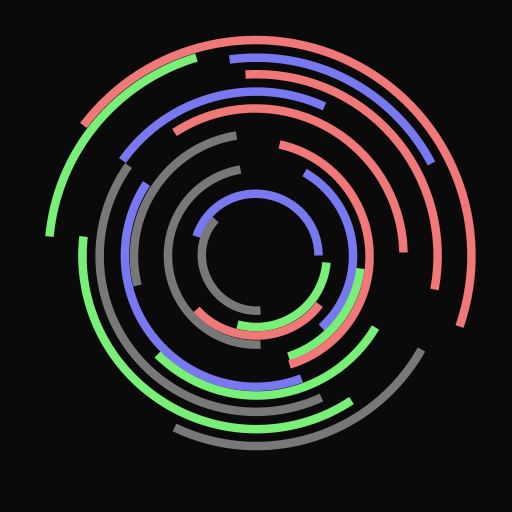
Frame 1 (no input)
Frame 60 (the mouse pressed at the canvas centre just before this capture): identical to frame 1, image omitted
Frame 120 (the mouse held since frame 60 and released just before this capture): identical to frame 1, image omitted

The Processing sketch that drew this single still picture (run headless with seeded random() and noise(); from frame 60 on, the mouse is pressed at the canvas centre):

// Processing sketch: sketch07
// ── sketch07.pde
color black = color(10, 10, 10);
color white = color(255);
color blackGray = color(30, 30, 30);
color whiteGray = color(120, 120, 120);
color pink = color(240, 120, 120);
color blue = color(120, 120, 240);
color green = color(120, 240, 120);

ArcCircle ac;

void setup(){
  size(512, 512);
  background(255);
  smooth();
  color cols[] = new color[4];
  cols[0] = whiteGray;
  cols[1] = blue;
  cols[2] = green;
  cols[3] = pink;
  ac = new ArcCircle(100, 450, 20, cols);
  
}

void draw(){
  background(black);
  noStroke();
  ac.update(width/2, height/2);
}

void keyPressed() {
  if ( key == ' ' ) {
    println("imagesaved");
    save("image_"+month()+day()+"_"+hour()+minute()+second()+".png");
  }
}
/*-----------------------
/  ArcCircle
/----------------------*/
class ArcCircle{
  SingleArc _SAs[];
  int _inR, _outR, _num;
  color _cols[];
  
  ArcCircle(int inR, int outR, int num, color cols[]){
    _inR = inR;
    _outR = outR;
    _num = num;
    _SAs = new SingleArc[num];
    
    float w = (outR - inR)/num;
    for(int i=0; i<num; i++){
      float r = inR + i*w;
      int l = (int)random(60, 180);
      boolean bClockwise = random(0, 1)<0.5 ? true : false;
      float speed = random(0, 1);
      _SAs[i] = new SingleArc(r, w/2, l, speed, cols[i%cols.length], bClockwise);
    }
  }
  void update(float posx, float posy){
    for(SingleArc sa : _SAs){
      sa.update(posx, posy);
    }
  }

}

/*-----------------------
/  SingleArc
/----------------------*/
class SingleArc{
  float _r;
  float _w;
  int _length;
  float _speed;
  float _rotate;
  boolean _bClockwise;
  color _col;
  float _startPos;
  
  SingleArc(float r, float w, int l, float s, color col, boolean cw){
    _r = r;
    _w = w;
    _length = l;
    _speed = s;
    _col = col;
    _bClockwise = cw;
    _startPos = radians(random(0, 360));
    strokeWeight(_w);
    strokeCap(SQUARE);
  }
  
  void update(float posx, float posy){
    stroke(_col);
   
    noFill();
    pushMatrix();
    translate(posx, posy);
    rotate(radians(_rotate));
    float r = _r + _w;
    arc(0, 0, r, r, _startPos, _startPos+radians(_length));
    popMatrix();
    
    int k = _bClockwise? 1 : -1;
    //_rotate+= _speed*k;
  }
};
